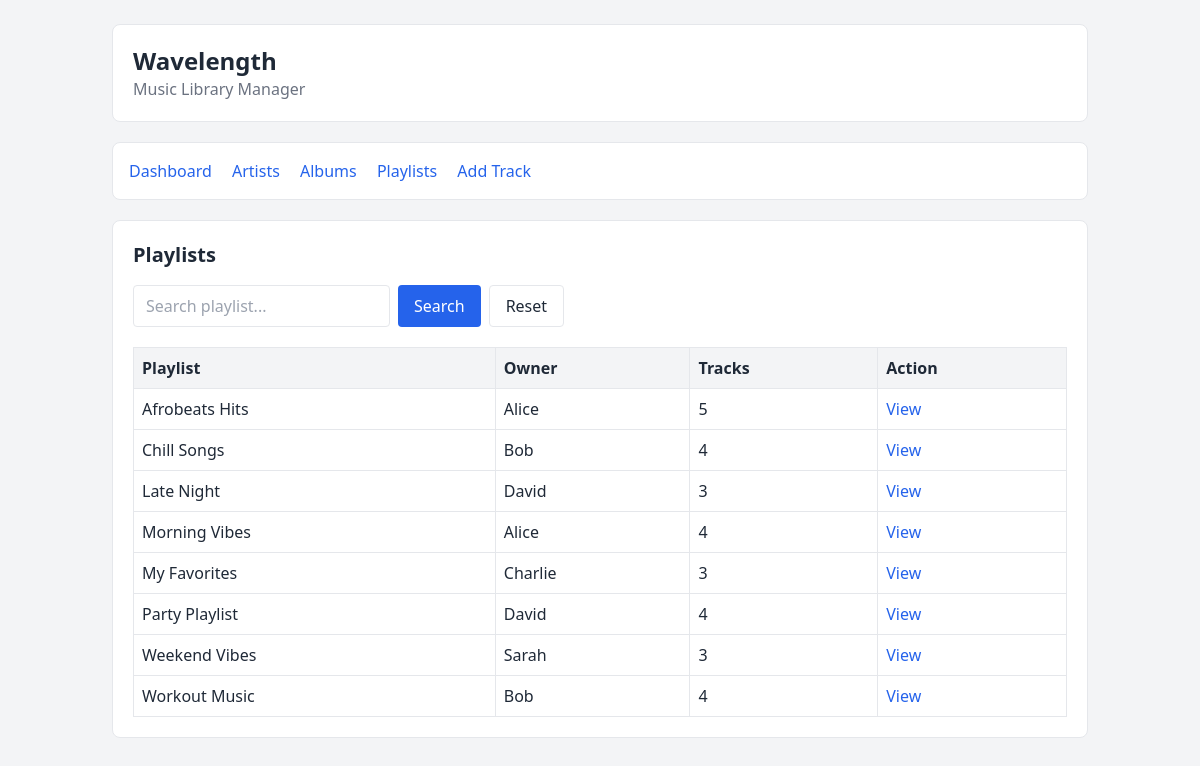
Screenshot of /playlists.php with the database file from the repository.
### tables this page shows
CREATE TABLE playlists (
    playlist_id INT AUTO_INCREMENT PRIMARY KEY,
    user_id INT NOT NULL,
    playlist_name VARCHAR(100) NOT NULL,

    CONSTRAINT fk_playlists_user
        FOREIGN KEY (user_id)
        REFERENCES users(user_id)
        ON DELETE CASCADE
);

CREATE TABLE users (
    user_id INT AUTO_INCREMENT PRIMARY KEY,
    username VARCHAR(50) NOT NULL UNIQUE,
    email VARCHAR(100) NOT NULL UNIQUE,
    join_date DATE
);

### playlists.php (the view, shortened to what this page needs)
<?php
require_once 'db.php';
$search = trim($_GET['search'] ?? '');
try {
    $sql = "
        SELECT
            playlists.playlist_id,
            playlists.playlist_name,
            users.username,
            COUNT(playlist_tracks.track_id) AS track_count
        FROM playlists
        INNER JOIN users
            ON playlists.user_id = users.user_id
        LEFT JOIN playlist_tracks
            ON playlists.playlist_id = playlist_tracks.playlist_id
    ";
    $params = [];
    $sql .= "
        GROUP BY
            playlists.playlist_id,
            playlists.playlist_name,
            users.username
        ORDER BY playlists.playlist_name ASC
    ";
    $stmt = $pdo->prepare($sql);
    $stmt->execute($params);
    $playlists = $stmt->fetchAll();
} catch (PDOException $e) {
    die("Something went wrong while loading the playlists.");
}
?>
<!DOCTYPE html>
<html lang="en">
<head>
    <script src="https://cdn.tailwindcss.com"></script>
</head>
<body class="bg-gray-100 text-gray-800">
<div class="max-w-5xl mx-auto p-6">
    <div class="bg-white border rounded-lg p-5 mb-5">
        <h1 class="text-2xl font-bold">
            Wavelength
        </h1>
        <p class="text-gray-500">
            Music Library Manager
        </p>
    </div>
    <nav class="bg-white border rounded-lg p-4 mb-5">
        <a href="index.php"
           class="mr-4 text-blue-600 hover:underline">
            Dashboard
        </a>
        <a href="artists.php"
           class="mr-4 text-blue-600 hover:underline">
            Artists
        </a>
        <a href="albums.php"
           class="mr-4 text-blue-600 hover:underline">
            Albums
        </a>
        <a href="playlists.php"
           class="mr-4 text-blue-600 hover:underline">
            Playlists
        </a>
        <a href="add_track.php"
           class="text-blue-600 hover:underline">
            Add Track
        </a>
    </nav>
    <div class="bg-white border rounded-lg p-5">
        <h2 class="text-xl font-semibold mb-4">
            Playlists
        </h2>
        <form method="GET" class="mb-5">
            <div class="flex gap-2">
                <input
                    type="text"
                    name="search"
                    placeholder="Search playlist..."
                    value="<?= htmlspecialchars($search) ?>"
                    class="border rounded px-3 py-2"
                >
                <button
                    type="submit"
                    class="bg-blue-600 text-white px-4 py-2 rounded"
                >
                    Search
                </button>
                <a
                    href="playlists.php"
                    class="border px-4 py-2 rounded"
                >
                    Reset
                </a>
            </div>
        </form>
        <div class="overflow-x-auto">
            <table class="w-full border-collapse">
                <thead>
                    <tr class="bg-gray-100">
                        <th class="border p-2 text-left">
                            Playlist
                        </th>
                        <th class="border p-2 text-left">
                            Owner
                        </th>
                        <th class="border p-2 text-left">
                            Tracks
                        </th>
                        <th class="border p-2 text-left">
                            Action
                        </th>
                    </tr>
                </thead>
                <tbody>
                <?php if (count($playlists) > 0): ?>
                    <?php foreach ($playlists as $playlist): ?>
                        <tr>
                            <td class="border p-2">
                                <?= htmlspecialchars($playlist['playlist_name']) ?>
                            </td>
                            <td class="border p-2">
                                <?= htmlspecialchars($playlist['username']) ?>
                            </td>
                            <td class="border p-2">
                                <?= htmlspecialchars($playlist['track_count']) ?>
                            </td>
                            <td class="border p-2">
                                <a
                                    href="playlist.php?id=<?= (int)$playlist['playlist_id'] ?>"
                                    class="text-blue-600 hover:underline"
                                >
                                    View
                                </a>
                            </td>
                        </tr>
                    <?php endforeach; ?>
                <?php endif; ?>
                </tbody>
            </table>
        </div>
    </div>
</div>
</body>
</html>

### rows the page displays
playlists: playlist_name "Afrobeats Hits", user.username "Alice", track_count "5"
playlists: playlist_name "Chill Songs", user.username "Bob", track_count "4"
playlists: playlist_name "Late Night", user.username "David", track_count "3"
playlists: playlist_name "Morning Vibes", user.username "Alice", track_count "4"
playlists: playlist_name "My Favorites", user.username "Charlie", track_count "3"
playlists: playlist_name "Party Playlist", user.username "David", track_count "4"
playlists: playlist_name "Weekend Vibes", user.username "Sarah", track_count "3"
playlists: playlist_name "Workout Music", user.username "Bob", track_count "4"
